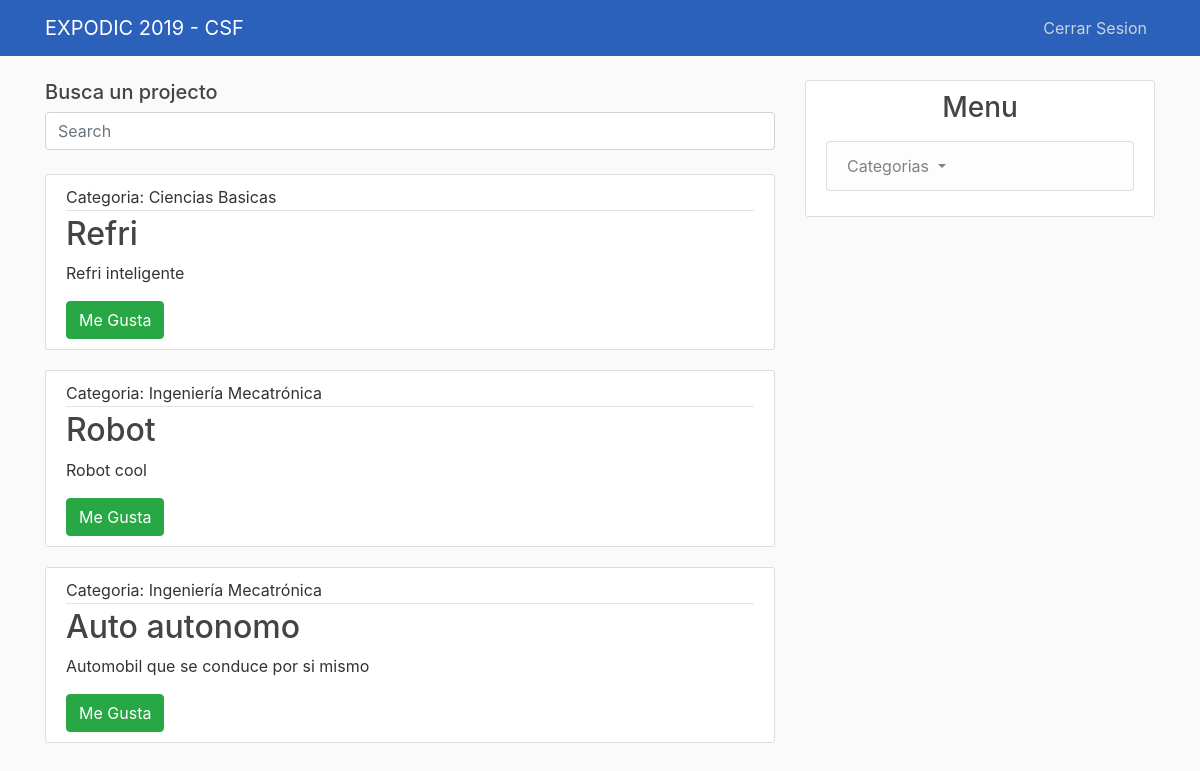
The app's page / (signed in) with its own data.
### feria_ing/models.py (models this page shows, shortened)
class Project(models.Model):
    id = models.IntegerField(primary_key=True)
    nombre = models.CharField(max_length=140)
    descripcion = models.TextField()
    categorias = models.ForeignKey(
        Categoria,
        on_delete = models.SET_NULL,
        null = True
    )
    requierements = models.CharField(max_length=140, verbose_name= ('Requerimientos'))
    evaluaciones = models.IntegerField()

class Categoria(models.Model):
    abreviacion = models.CharField(max_length=7, primary_key=True)
    nombre = models.CharField(max_length=100)
    num_proyectos = models.IntegerField()
    def __str__(self):
        return self.nombre

### feria_ing/views.py (the view)
# urls.py: path('', views.home, name='feria_ing-home'),
@login_required
def home(request):
    list_al = Alumno.objects.all()
    prof_list = Profesor.objects.all()
    ld_user = request.user
    mat = ld_user.username.split('@')[0]
    print(mat)
    current_user = None
    for al in list_al:
            if al.matricula == mat:
                current_user = al
    if current_user:
        type = True #Es alumno
    else:
        type= False
    for prof in prof_list:
        if prof.matricula == mat:
                current_user = prof
    if not type:
        likes_list = Evaluacion.objects.filter(profesor = current_user)
        proj_list = []
        for like in likes_list:
            p = (like.proyecto)
            proj_list.append(p)
        print('***********', proj_list)
    proj_list = []
    context = {
        'projects': Project.objects.all(),
        'user_current': current_user,
        'type': type,
        'like_list': proj_list
    }
    return render(request, 'feria_ing/home.html', context)

### feria_ing/templates/feria_ing/home.html
{% extends "feria_ing/base.html" %}
{% block content %}
<h5> Busca un projecto </h5>
  <form method="GET" action = "{% url 'feria_ing-search' %}">
      <input name = "q" class="form-control" type="text" placeholder="Search" aria-label="Search">
  </form>
  <br>
    {% for project in projects %}
        <article class="media content-section">
          <div class="media-body">
            <div class="article-metadata">
                Categoria: {{ project.categorias }}
            </div>
            <h2><a class="article-title" href="{% url 'project-detail' project.id %}">{{ project.nombre }}</a></h2>
            <p class="article-content">{{ project.descripcion }}</p>
            {% if type == False %}
              {%if project not in like_list%}
                <a class="btn btn-success" style="color: white;" href="{% url 'like' project.id%}">Me Gusta</a>
              {%endif%}
            {% endif %}
          </div>
        </article>
    {% endfor %}
{% endblock content %}

### feria_ing/static/feria_ing/style.css (style rules this page uses)
body { background: #fafafa; color: #333333; margin-top: 5rem; }
h1, h2, h3, h4, h5, h6 { color: #444444; }
.content-section { background: #ffffff; padding: 10px 20px; border: 1px solid #dddddd; border-radius: 3px; margin-bottom: 20px; }
.article-title { color: #444444; }
.article-content { white-space: pre-line; }
.article-metadata { padding-bottom: 1px; margin-bottom: 4px; border-bottom: 1px solid #e3e3e3 }

### records on screen
Project: categorias "Ciencias Basicas", nombre "Refri", descripcion "Refri inteligente"
Project: categorias "Ingeniería Mecatrónica", nombre "Robot", descripcion "Robot cool"
Project: categorias "Ingeniería Mecatrónica", nombre "Auto autonomo", descripcion "Automobil que se conduce por si mismo"
